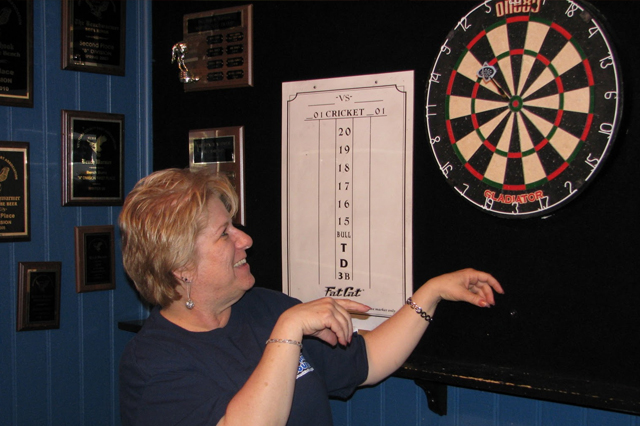
#> input picture Dartboard/dart0.jpg, 640 x 426 px
$ python face.py
#> lines starting #> are read from the running program, lines starting #| are printed output that depends on the picture; after the words box and inside, x2 and y2 are one past the last pixel; in counts of white or black regions, pixels touching at a corner belong together
#> further down, frame is the input picture: shape (426, 640, 3); mean B, G, R 55.7, 56.9, 65.9
################################################
#
# COMS30068 - face.py
# University of Bristol
#
################################################

import numpy as np
import cv2
import os
import sys
import argparse

#test

# LOADING THE IMAGE
# Example usage: python filter2d.py -n car1.png
parser = argparse.ArgumentParser(description='face detection')
parser.add_argument('-name', '-n', type=str, default='Dartboard/dart0.jpg')
args = parser.parse_args()

# /** Global variables */
cascade_name = "Dartboardcascade/cascade.xml"


def detectAndDisplay(frame):
    detectedBoxes = []
	# 1. Prepare Image by turning it into Grayscale and normalising lighting
    frame_gray = cv2.cvtColor(frame, cv2.COLOR_BGR2GRAY)
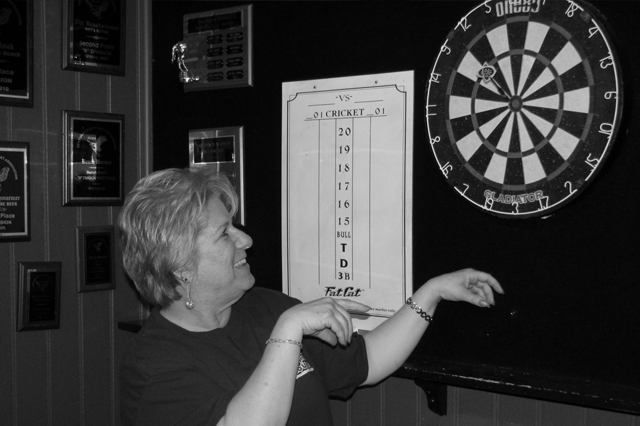
#> frame_gray: shape (426, 640); min 0, max 251, mean 59.4
    frame_gray = cv2.equalizeHist(frame_gray)
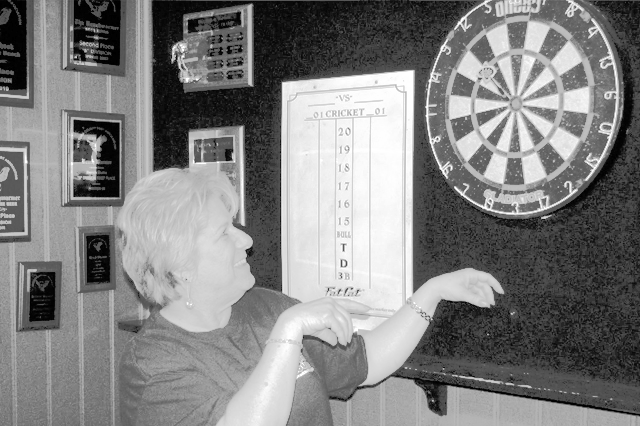
#> frame_gray: shape (426, 640); min 0, max 255, mean 129.4
    # 2. Perform Viola-Jones Object Detection
    faces = model.detectMultiScale(frame_gray, scaleFactor=1.01, minNeighbors=8, flags=0, minSize=(10, 10),
                                   maxSize=(300, 300))
#> faces = 23 rows, first 6: [83, 3, 21, 21], [98, 1, 23, 23], [8, 32, 29, 29], [171, 9, 23, 23], [89, 19, 36, 36], [176, 21, 21, 21]
    # 3. Print number of Faces found
    print(len(faces))
#| 23
    # 4. Draw box around faces found
    for i in range(0, len(faces)):
        detectedBoxes.append(faces[i])
        start_point = (faces[i][0], faces[i][1])
        end_point = (faces[i][0] + faces[i][2], faces[i][1] + faces[i][3])
        colour = (0, 255, 0)
        thickness = 2
        frame = cv2.rectangle(frame, start_point, end_point, colour, thickness)
#> this loop made 23 passes
#> (start_point, end_point) on passes 1 to 12: ((83, 3), (104, 24)), ((98, 1), (121, 24)), ((8, 32), (37, 61)), ((171, 9), (194, 32)), ((89, 19), (125, 55)), ((176, 21), (197, 42)), ((190, 43), (268, 121)), ((301, 69), (325, 93)), ((10, 82), (35, 107)), ((92, 135), (127, 170)), ((92, 246), (123, 277)), ((36, 284), (65, 313))
#> pass 1, in detectAndDisplay, `frame = cv2.rectangle(frame, start_point, end_point, colour, thickness)`:
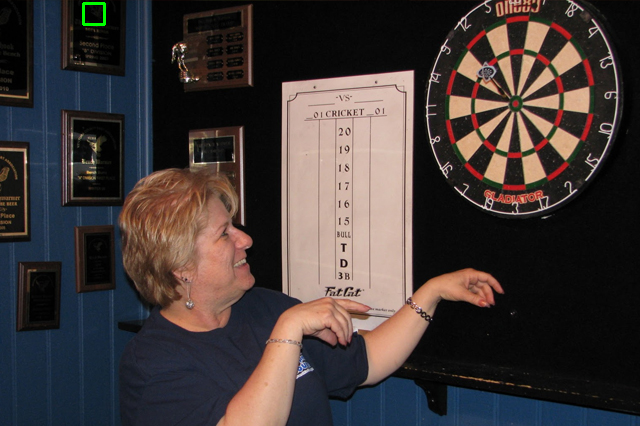
#> frame: shape (426, 640, 3); 0.09% of pixels changed, all inside (x1, y1, x2, y2) = (82, 2, 106, 26)
#> pass 2, in detectAndDisplay, `frame = cv2.rectangle(frame, start_point, end_point, colour, thickness)`:
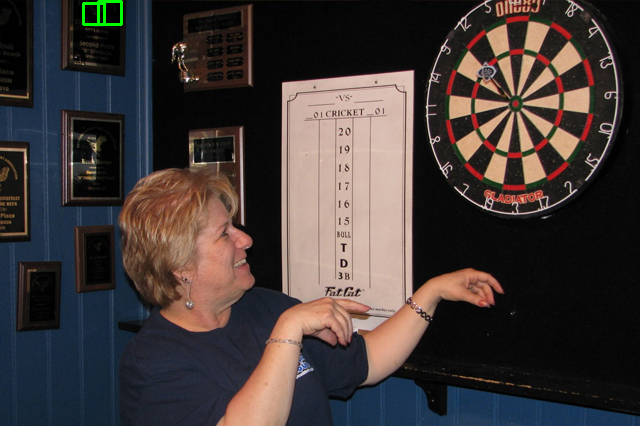
#> frame: shape (426, 640, 3); 0.09% of pixels changed, all inside (x1, y1, x2, y2) = (97, 0, 123, 26)
#> pass 3, in detectAndDisplay, `frame = cv2.rectangle(frame, start_point, end_point, colour, thickness)`:
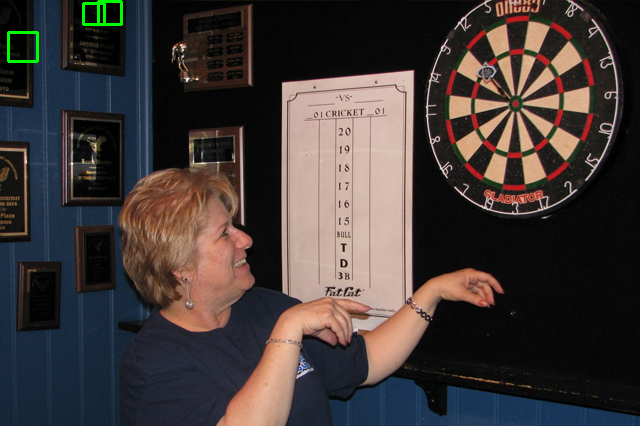
#> frame: shape (426, 640, 3); 0.13% of pixels changed, all inside (x1, y1, x2, y2) = (7, 31, 39, 63)
#> after the loop:
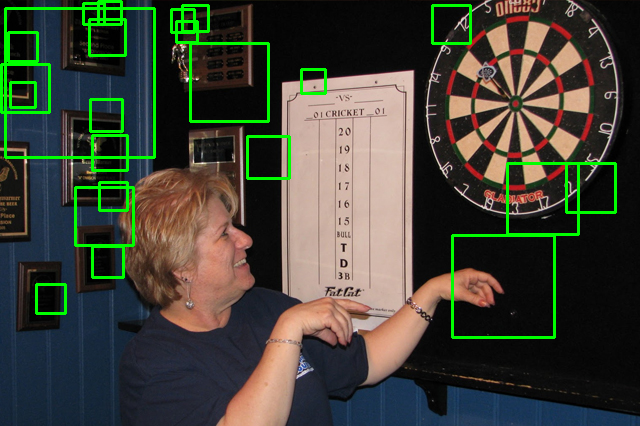
#> frame: shape (426, 640, 3); 3.97% of pixels changed, all inside (x1, y1, x2, y2) = (0, 4, 617, 339)
#> after the loop, detectedBoxes = 23 items, first 6: [83, 3, 21, 21], [98, 1, 23, 23], [8, 32, 29, 29], [171, 9, 23, 23], [89, 19, 36, 36], [176, 21, 21, 21]
    return detectedBoxes

# ************ NEED MODIFICATION ************
# [52 lines left out: functions readGroundtruth, draw_bounding_boxes, calculate_iou, not called in this run]


# ==== MAIN ==============================================

imageName = args.name
imageNameEdit = imageName.split('/')[-1].split('.')[0]
# ignore if no such file is present.
if (not os.path.isfile(imageName)) or (not os.path.isfile(cascade_name)):
    print('No such file')
    sys.exit(1)

# 1. Read Input Image
frame = cv2.imread(imageName, 1)

# ignore if image is not array.
if not (type(frame) is np.ndarray):
    print('Not image data')
    sys.exit(1)


# 2. Load the Strong Classifier in a structure called `Cascade'
model = cv2.CascadeClassifier()
# if got error, you might need `if not model.load(cv2.samples.findFile(cascade_name)):' instead
if not model.load(cascade_name):
    print('--(!)Error loading cascade model')
    exit(0)

iou_threshold = 0.5  # Set threshold value

ground_truth_boxes = []  # Replace with your list of ground truth bounding boxes

# Extract the detected boxes for the current image
detected_boxes = detectAndDisplay(frame)
#> detected_boxes has the same summary as detectedBoxes in detectAndDisplay
# [40 lines of commented-out code are left out]


cv2.imwrite( "detected.jpg", frame )

$ run again, with Dartboard/dart11.jpg copied over Dartboard/dart0.jpg
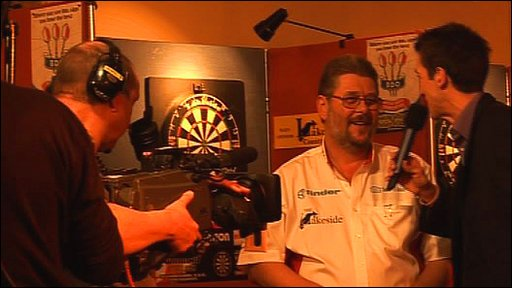
#> input picture Dartboard/dart11.jpg, 512 x 288 px
#> frame is the input picture: shape (288, 512, 3); mean B, G, R 22, 53.8, 119.5
#> in detectAndDisplay, `frame_gray = cv2.equalizeHist(frame_gray)`:
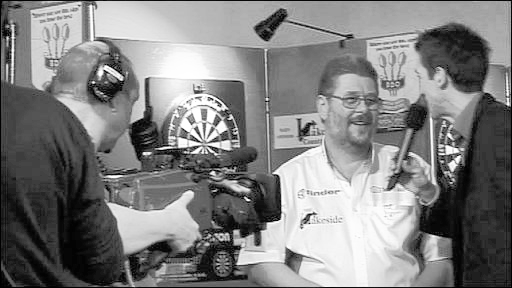
#> frame_gray: shape (288, 512); min 0, max 255, mean 128.7
#> faces = 16 rows, first 6: [211, 164, 33, 33], [227, 173, 42, 42], [216, 231, 49, 49], [431, 147, 58, 58], [46, 250, 38, 38], [138, 132, 36, 36]
#| 16
#> the loop in detectAndDisplay, `for i in range(0, len(faces)):` made 16 passes
#> (start_point, end_point) on passes 1 to 8: ((211, 164), (244, 197)), ((227, 173), (269, 215)), ((216, 231), (265, 280)), ((431, 147), (489, 205)), ((46, 250), (84, 288)), ((138, 132), (174, 168)), ((252, 183), (292, 223)), ((85, 191), (159, 265))
#> after the loop in detectAndDisplay, `for i in range(0, len(faces)):`:
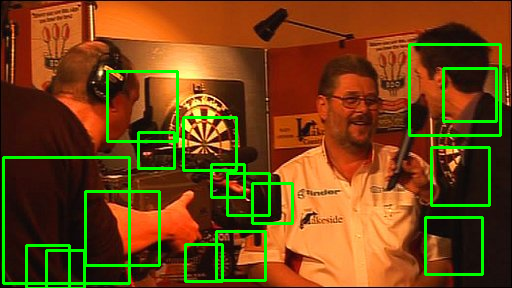
#> frame: shape (288, 512, 3); mean B, G, R 20.7, 69.1, 113.8
#> after the loop in detectAndDisplay, `for i in range(0, len(faces)):`: detectedBoxes = 16 items, first 6: [211, 164, 33, 33], [227, 173, 42, 42], [216, 231, 49, 49], [431, 147, 58, 58], [46, 250, 38, 38], [138, 132, 36, 36]
#> detected_boxes has the same summary as detectedBoxes in detectAndDisplay
